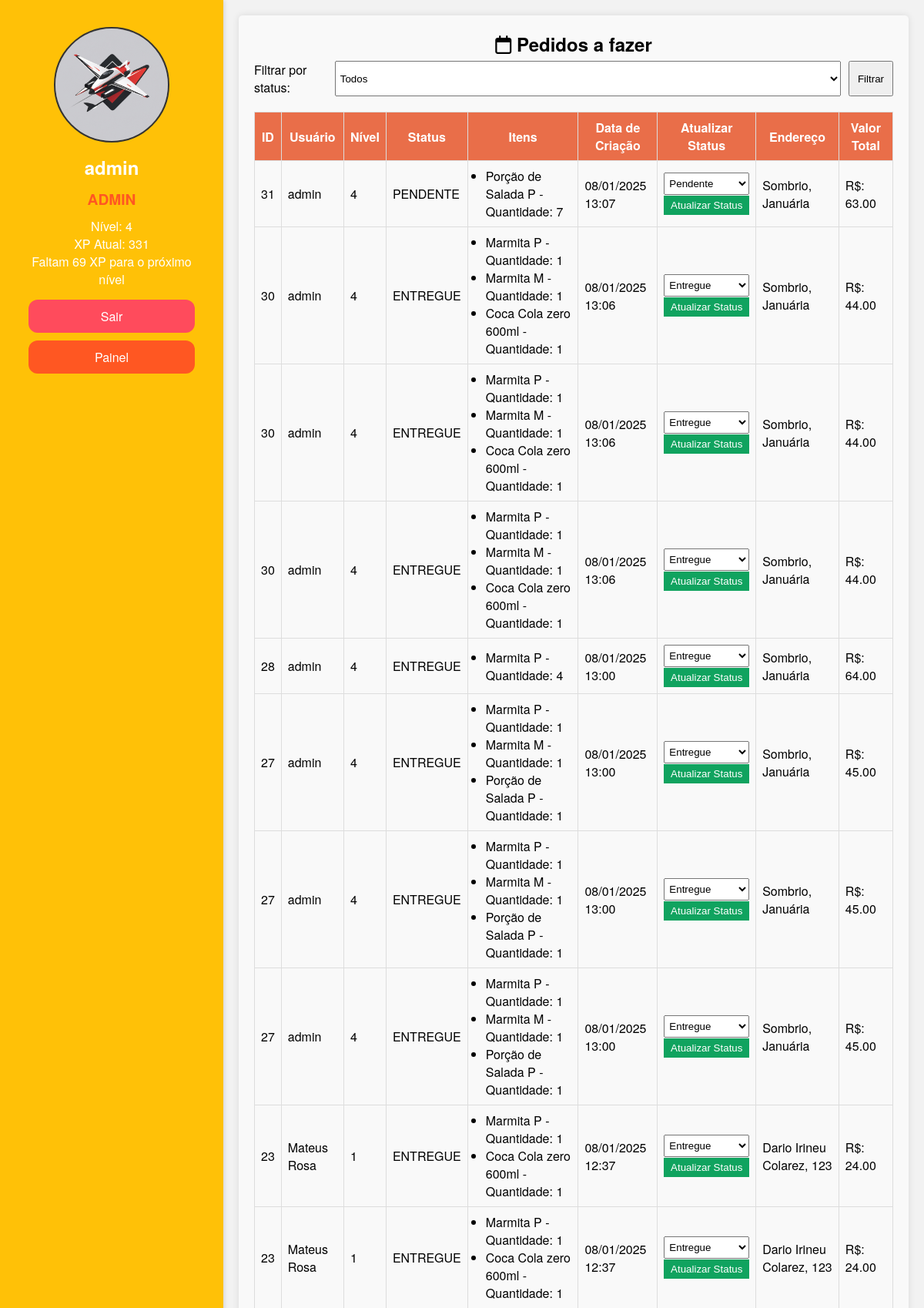
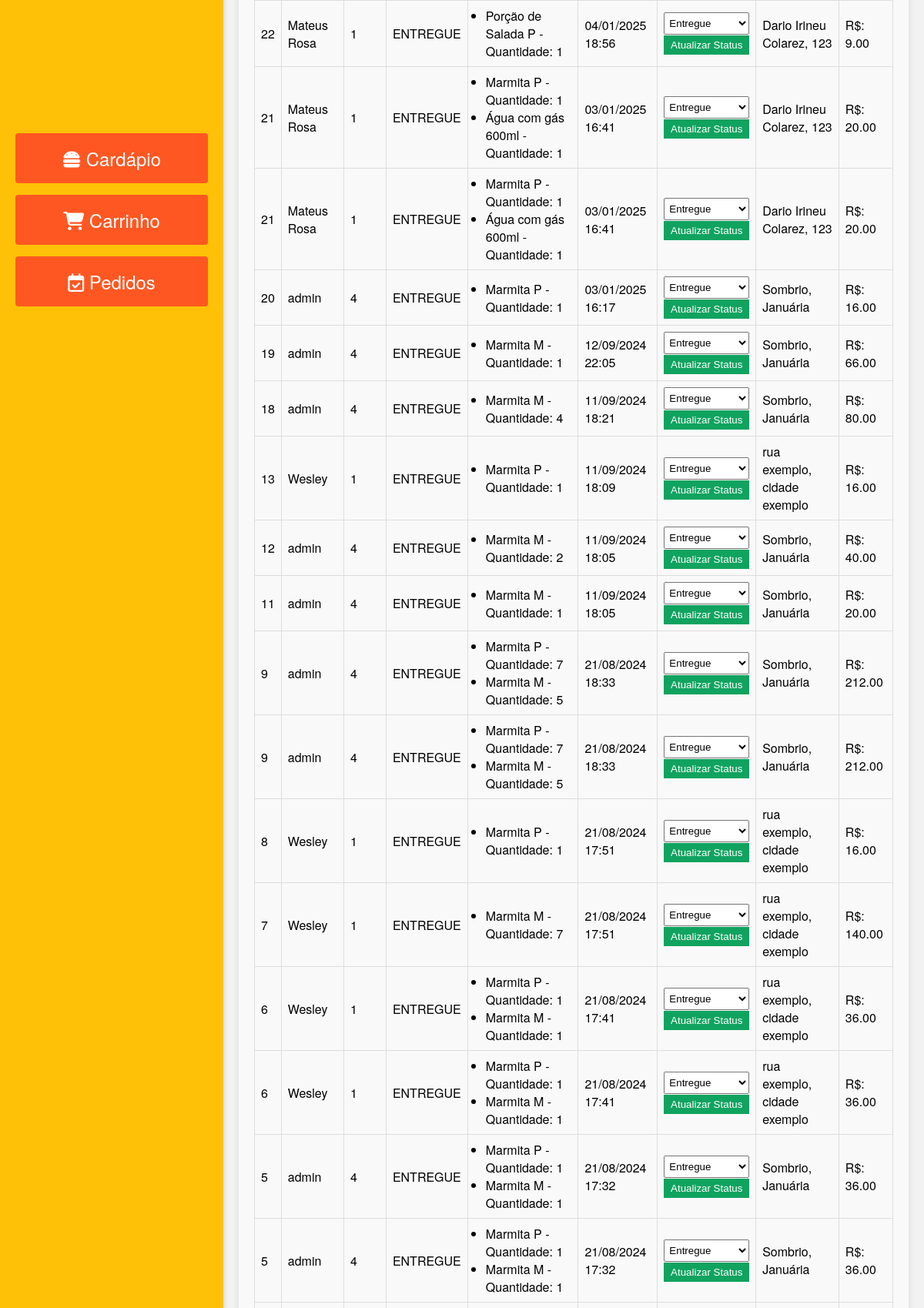
/pedidos (signed in, upper part), run on the app's committed database (2 pictures, top to bottom).
### tables this page shows
CREATE TABLE `tb_pedidos` (
  `id` int(11) NOT NULL,
  `usuario_id` int(11) NOT NULL,
  `status` varchar(50) NOT NULL,
  `data_criacao` datetime NOT NULL,
  `valor_total` decimal(10,2) NOT NULL
);

CREATE TABLE `tb_user` (
  `id` int(11) NOT NULL,
  `nome` varchar(254) NOT NULL DEFAULT 'admin',
  `img` text DEFAULT NULL,
  `cargo` varchar(12) NOT NULL DEFAULT 'ADMIN',
  `nivel` int(11) DEFAULT 1,
  `xp` int(11) NOT NULL DEFAULT 1,
  `email` varchar(200) NOT NULL DEFAULT 'admin@gmail.com',
  `senha` varchar(255) NOT NULL,
  `endereco` varchar(255) NOT NULL DEFAULT 'rua exemplo, cidade exemplo'
);

CREATE TABLE `tb_pedido_itens` (
  `id` int(11) NOT NULL,
  `pedido_id` int(11) NOT NULL,
  `produto_id` int(11) NOT NULL,
  `quantidade` int(11) NOT NULL,
  `preco` decimal(10,2) NOT NULL
);

CREATE TABLE `tb_produtos` (
  `id` int(11) NOT NULL,
  `descricao` text NOT NULL,
  `preco` int(11) NOT NULL,
  `nome` varchar(255) NOT NULL,
  `imagem` varchar(255) NOT NULL
);

### classes/Pedido.php (called while the page is built, shortened)
<?php
class Pedido {
    public static function obterTodosPedidos($status = null) {
        try {
            $pdo = MySql::conectar();
            $query = "SELECT p.*, pi.produto_id, pi.quantidade, pi.preco, m.nome, u.nome AS usuario_nome, u.endereco AS usuario_endereco, u.nivel AS usuario_nivel
                      FROM `tb_pedidos` p
                      JOIN `tb_pedido_itens` pi ON p.id = pi.pedido_id
                      JOIN `tb_produtos` m ON pi.produto_id = m.id
                      JOIN `tb_user` u ON p.usuario_id = u.id";
            $query .= " ORDER BY p.`data_criacao` DESC";
            $sql = $pdo->prepare($query);
            $status ? $sql->execute([$status]) : $sql->execute();
            return $sql->fetchAll(PDO::FETCH_ASSOC);
        } catch (PDOException $e) {
            error_log("Erro ao obter todos os pedidos: " . $e->getMessage());
            return [];
        }
    }
    public static function obterItensPedidos() {
        try {
            $pdo = MySql::conectar();
            $sql = $pdo->prepare("SELECT pi.pedido_id, m.nome, pi.quantidade FROM `tb_pedido_itens` pi JOIN `tb_produtos` m ON pi.produto_id = m.id");
            $sql->execute();
            return $sql->fetchAll(PDO::FETCH_ASSOC);
        } catch (PDOException $e) {
            error_log("Erro ao obter itens dos pedidos: " . $e->getMessage());
            return [];
        }
    }
}

### pages/pedidos.php (the view, shortened to what this page needs)
<?php
if ($_SESSION['cargo'] === 'ADMIN' || $_SESSION['cargo'] === 'COZINHEIRO') {
    $statusFiltro = isset($_GET['status']) && $_GET['status'] !== '' ? $_GET['status'] : null;
    $pedidos = Pedido::obterTodosPedidos($statusFiltro);
    ?>
    <div class="pedidos-container">
        <h2 style="text-align: center"><i class="fa-regular fa-calendar"></i> Pedidos a fazer</h2>
        <?php if (count($pedidos) > 0): ?>
            <form method="get" class="filter-form">
                <label for="status">Filtrar por status:</label>
                <select name="status" id="status">
                    <option value="">Todos</option>
                </select>
                <button type="submit">Filtrar</button>
            </form>
            <table class="pedidos-table">
                <thead>
                    <tr>
                        <th>ID</th>
                        <th>Usuário</th>
                        <th>Nível</th>
                        <th>Status</th>
                        <th>Itens</th>
                        <th>Data de Criação</th>
                        <th>Atualizar Status</th>
                        <th>Endereço</th>
                        <th>Valor Total</th>
                    </tr>
                </thead>
                <tbody>
                    <?php foreach ($pedidos as $pedido): ?>
                        <tr>
                            <td><?php echo $pedido['id']; ?></td>
                            <td><?php echo $pedido['usuario_nome']; ?></td>
                            <td><?php echo $pedido['usuario_nivel']; ?></td>
                            <td><?php echo $pedido['status']; ?></td>
                            <td>
                                <ul>
                                    <?php
                                    $itens = Pedido::obterItensPedidos();
                                    foreach ($itens as $item): ?>
                                        <?php if ($item['pedido_id'] == $pedido['id']): ?>
                                            <li><?php echo htmlspecialchars($item['nome']); ?> - Quantidade:
                                                <?php echo htmlspecialchars($item['quantidade']); ?>
                                            </li>
                                        <?php endif; ?>
                                    <?php endforeach; ?>
                                </ul>
                            </td>
                            <td><?php echo date('d/m/Y H:i', strtotime($pedido['data_criacao'])); ?></td>
                            <td>
                                <form method="post" style="display:inline;">
                                    <select name="novo_status">
                                        <option value="PENDENTE" <?php echo $pedido['status'] == 'PENDENTE' ? 'selected' : ''; ?>>
                                            Pendente</option>
                                        <option value="ENTREGUE" <?php echo $pedido['status'] == 'ENTREGUE' ? 'selected' : ''; ?>>
                                            Entregue</option>
                                    </select>
                                    <input type="submit" value="Atualizar Status">
                                </form>
                            </td>
                            <td><?php echo $pedido['usuario_endereco']; ?></td>
                            <td>R$: <?php echo $pedido['valor_total']; ?></td>
                        </tr>
                    <?php endforeach; ?>
                </tbody>
            </table>
        <?php else: ?>
            <p>Nenhum pedido encontrado.</p>
        <?php endif; ?>
    </div>
    <?php
}
?>

### public/style/style.css (style rules this page uses)
* { margin: 0; padding: 0; box-sizing: border-box; }
body { font-family: 'Helvetica Neue', Arial, sans-serif; margin: 0; display: flex; height: 100vh; background-color: #f2f2f2; }
.pedidos-container { overflow-y: scroll; display: flex; flex-direction: column; padding: 20px; margin: 20px; width: 100%; background-color: #f9f9f9; box-shadow: 0 0 10px rgba(0, 0, 0, 0.1); border-radius: 5px; }
.pedidos-container h2 { margin-bottom: 5px; }
.pedidos-table { width: 100%; border-collapse: collapse; }
.pedidos-table th, .pedidos-table td { border: 1px solid #ddd; padding: 8px; text-align: left; }
.pedidos-table th { background-color: #e96e49; color: white; text-align: center; }
.pedidos-container form { display: flex; }
.pedidos-table input, .pedidos-container select, .pedidos-table input:focus, .pedidos-container select:focus { width: 100%; padding: 5px 2px; outline: none; cursor: pointer; }
.pedidos-table input { background-color: #10a35f; color: white; border: 0; }
.pedidos-container ul { margin-left: 15px; }
.filter-form { margin-bottom: 20px; }
.filter-form label { margin-right: 10px; }
.filter-form select { margin-right: 10px; }
.filter-form button { padding: 5px 10px; }

### data on the page
tb_pedidos: id "31", tb_user.nome "admin", tb_user.nivel "4", status "PENDENTE", data_criacao "08/01/2025 13:07", novo_status "Pendente", tb_user.endereco "Sombrio, Januária", valor_total "63.00"
tb_pedido_itens: produto.nome "Porção de Salada P", quantidade "7"
tb_pedidos: id "30", tb_user.nome "admin", tb_user.nivel "4", status "ENTREGUE", data_criacao "08/01/2025 13:06", novo_status "Entregue", tb_user.endereco "Sombrio, Januária", valor_total "44.00"
tb_pedido_itens: produto.nome "Marmita P", quantidade "1"
tb_pedido_itens: produto.nome "Marmita M", quantidade "1"
tb_pedido_itens: produto.nome "Coca Cola zero 600ml", quantidade "1"
tb_pedidos: id "28", tb_user.nome "admin", tb_user.nivel "4", status "ENTREGUE", data_criacao "08/01/2025 13:00", novo_status "Entregue", tb_user.endereco "Sombrio, Januária", valor_total "64.00"
tb_pedido_itens: produto.nome "Marmita P", quantidade "4"
tb_pedidos: id "27", tb_user.nome "admin", tb_user.nivel "4", status "ENTREGUE", data_criacao "08/01/2025 13:00", novo_status "Entregue", tb_user.endereco "Sombrio, Januária", valor_total "45.00"
tb_pedido_itens: produto.nome "Marmita P", quantidade "1"
tb_pedido_itens: produto.nome "Marmita M", quantidade "1"
tb_pedido_itens: produto.nome "Porção de Salada P", quantidade "1"
tb_pedidos: id "23", tb_user.nome "Mateus Rosa", tb_user.nivel "1", status "ENTREGUE", data_criacao "08/01/2025 12:37", novo_status "Entregue", tb_user.endereco "Dario Irineu Colarez, 123", valor_total "24.00"
tb_pedido_itens: produto.nome "Marmita P", quantidade "1"
tb_pedido_itens: produto.nome "Coca Cola zero 600ml", quantidade "1"
tb_pedidos: id "22", tb_user.nome "Mateus Rosa", tb_user.nivel "1", status "ENTREGUE", data_criacao "04/01/2025 18:56", novo_status "Entregue", tb_user.endereco "Dario Irineu Colarez, 123", valor_total "9.00"
tb_pedido_itens: produto.nome "Porção de Salada P", quantidade "1"
tb_pedidos: id "21", tb_user.nome "Mateus Rosa", tb_user.nivel "1", status "ENTREGUE", data_criacao "03/01/2025 16:41", novo_status "Entregue", tb_user.endereco "Dario Irineu Colarez, 123", valor_total "20.00"
tb_pedido_itens: produto.nome "Marmita P", quantidade "1"
tb_pedido_itens: produto.nome "Água com gás 600ml", quantidade "1"
tb_pedidos: id "20", tb_user.nome "admin", tb_user.nivel "4", status "ENTREGUE", data_criacao "03/01/2025 16:17", novo_status "Entregue", tb_user.endereco "Sombrio, Januária", valor_total "16.00"
tb_pedido_itens: produto.nome "Marmita P", quantidade "1"
tb_pedidos: id "19", tb_user.nome "admin", tb_user.nivel "4", status "ENTREGUE", data_criacao "12/09/2024 22:05", novo_status "Entregue", tb_user.endereco "Sombrio, Januária", valor_total "66.00"
tb_pedido_itens: produto.nome "Marmita M", quantidade "1"
tb_pedidos: id "18", tb_user.nome "admin", tb_user.nivel "4", status "ENTREGUE", data_criacao "11/09/2024 18:21", novo_status "Entregue", tb_user.endereco "Sombrio, Januária", valor_total "80.00"
tb_pedido_itens: produto.nome "Marmita M", quantidade "4"
tb_pedidos: id "13", tb_user.nome "Wesley", tb_user.nivel "1", status "ENTREGUE", data_criacao "11/09/2024 18:09", novo_status "Entregue", tb_user.endereco "rua exemplo, cidade exemplo", valor_total "16.00"
tb_pedido_itens: produto.nome "Marmita P", quantidade "1"
tb_pedidos: id "12", tb_user.nome "admin", tb_user.nivel "4", status "ENTREGUE", data_criacao "11/09/2024 18:05", novo_status "Entregue", tb_user.endereco "Sombrio, Januária", valor_total "40.00"
tb_pedido_itens: produto.nome "Marmita M", quantidade "2"
tb_pedidos: id "11", tb_user.nome "admin", tb_user.nivel "4", status "ENTREGUE", data_criacao "11/09/2024 18:05", novo_status "Entregue", tb_user.endereco "Sombrio, Januária", valor_total "20.00"
tb_pedido_itens: produto.nome "Marmita M", quantidade "1"
tb_pedidos: id "9", tb_user.nome "admin", tb_user.nivel "4", status "ENTREGUE", data_criacao "21/08/2024 18:33", novo_status "Entregue", tb_user.endereco "Sombrio, Januária", valor_total "212.00"
tb_pedido_itens: produto.nome "Marmita P", quantidade "7"
tb_pedido_itens: produto.nome "Marmita M", quantidade "5"
tb_pedidos: id "8", tb_user.nome "Wesley", tb_user.nivel "1", status "ENTREGUE", data_criacao "21/08/2024 17:51", novo_status "Entregue", tb_user.endereco "rua exemplo, cidade exemplo", valor_total "16.00"
tb_pedido_itens: produto.nome "Marmita P", quantidade "1"
tb_pedidos: id "7", tb_user.nome "Wesley", tb_user.nivel "1", status "ENTREGUE", data_criacao "21/08/2024 17:51", novo_status "Entregue", tb_user.endereco "rua exemplo, cidade exemplo", valor_total "140.00"
tb_pedido_itens: produto.nome "Marmita M", quantidade "7"
tb_pedidos: id "6", tb_user.nome "Wesley", tb_user.nivel "1", status "ENTREGUE", data_criacao "21/08/2024 17:41", novo_status "Entregue", tb_user.endereco "rua exemplo, cidade exemplo", valor_total "36.00"
tb_pedido_itens: produto.nome "Marmita P", quantidade "1"
tb_pedido_itens: produto.nome "Marmita M", quantidade "1"
tb_pedidos: id "5", tb_user.nome "admin", tb_user.nivel "4", status "ENTREGUE", data_criacao "21/08/2024 17:32", novo_status "Entregue", tb_user.endereco "Sombrio, Januária", valor_total "36.00"
tb_pedido_itens: produto.nome "Marmita P", quantidade "1"
tb_pedido_itens: produto.nome "Marmita M", quantidade "1"

### other printed values
$_SESSION['nome'] "admin"
$_SESSION['cargo'] "ADMIN"
$_SESSION['nivel'] "4"
$_SESSION['xp'] "331"
$usuario['xp_para_proximo_nivel'] "69"
